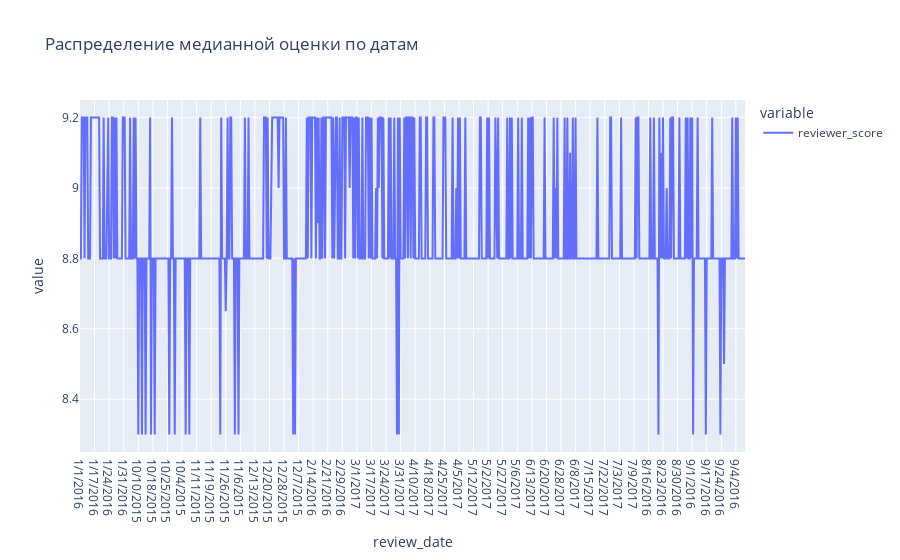

The notebook cell saved with this chart:
### Markdown cell above
График показывает, что количество отзывов зависит от дня недели, прослеживается закономерность. При этом  почти не видно сезонных всплесков, количество отзывов практически не зависит от времени года. На графике присуствуют всплески, которые пока сложно объяснить. В датасет точно стоит добавить признак дня недели. Возможно признак месяца или номера недели повлияет на модель. Сделаем это на этапе формирования новых признаков.

### Code cell
# для проверки распределения количества отзывов по дням сгруппируем данные и построим линейный график
grouped_date_review = df_train.groupby(by=['review_date'], as_index=True)['reviewer_score'].median()
lineplot = px.line(grouped_date_review, title='Распределение медианной оценки по датам')
lineplot.show()

### Figure 1 — Plotly figure (JSON) as saved in the notebook; plotly's stock layout.template omitted (floating-point values rounded to 4 significant figures; data arrays with more than 128 entries replaced by an {"elided": "..."} marker saying what was removed)
{"data": [{"hovertemplate": "variable=reviewer_score<br>review_date=%{x}<br>value=%{y}<extra></extra>", "legendgroup": "reviewer_score", "line": {"color": "#636efa", "dash": "solid"}, "marker": {"symbol": "circle"}, "mode": "lines", "name": "reviewer_score", "orientation": "v", "showlegend": true, "type": "scatter", "x": {"elided": "731 str values"}, "xaxis": "x", "y": {"elided": "731 float values"}, "yaxis": "y"}], "layout": {"legend": {"title": {"text": "variable"}, "tracegroupgap": 0}, "title": {"text": "Распределение медианной оценки по датам"}, "xaxis": {"anchor": "y", "domain": [0, 1], "title": {"text": "review_date"}}, "yaxis": {"anchor": "x", "domain": [0, 1], "title": {"text": "value"}}}}
